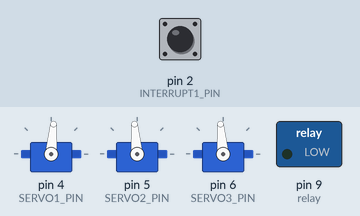
The sketch below on a simulated Arduino Uno, built with avr-gcc and run on an emulated ATmega328P. On the bench: 3 × servo, switched loads named in the sketch (green lamp = pin HIGH). Inputs (shaded band) come from the test bench; at power-on: pin 2 (INTERRUPT1_PIN) LOW. The sensor or clock chip raises its interrupt line as the real part does.

Above: at 0.7 s.
Timing chart, 0 to 2.2 s (numbered marks = the images above):
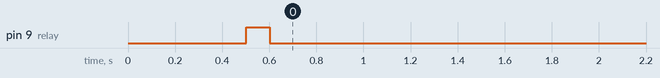

The sketch:

full_test.ino
```cpp
#include "I2Cdev.h"
#include <Servo.h>
#include "MPU6050_6Axis_MotionApps20.h"

#if  I2CDEV_IMPLEMENTATION == I2CDEV_ARDUINO_WIRE
    #include "Wire.h"
#endif


MPU6050 mpu1(0x68);
MPU6050 mpu2(0x69);

#define OUTPUT_READABLE_YAWPITCHROLL
#define OUTPUT_READABLE_REALACCEL
#define OUTPUT_READABLE_WORLDACCEL

#define INTERRUPT1_PIN 2
#define LED_PIN 13
#define SERVO1_PIN 4
#define SERVO2_PIN 5
#define SERVO3_PIN 6

bool blinkState = false;

bool dmp1Ready = false;
uint8_t mpu1IntStatus;
uint8_t dev1Status;
uint16_t packet1Size;
uint16_t fifo1Count;
uint8_t fifo1Buffer[64];

Servo servo1;
Servo servo2;
Servo servo3;

Quaternion q;
VectorInt16 aa;
VectorInt16 aaReal;
VectorInt16 aaWorld;
VectorFloat gravity;
float euler[3];
float ypr[3];
float servo1init = 85;
float servo2init = 95;
float servo3init = 95;
float ang = 60;

uint8_t teapotPacket[14] = { '$', 0x02, 0,0, 0,0, 0,0, 0,0, 0x00, 0x00, '\r', '\n' };

int relay = 9;
bool launched = false;
bool unsafe = false;
bool completed = false;

volatile bool mpu1Interrupt = false;     // indicates whether MPU interrupt pin has gone high
void dmp1DataReady() {
    mpu1Interrupt = true;
}


void setup() {
  // put your setup code here, to run once:

  #if I2CDEV_IMPLEMENTATION == I2CDEV_ARDUINO_WIRE
      Wire.begin();
      Wire.setClock(400000); // 400kHz I2C clock. Comment this line if having compilation difficulties
  #elif I2CDEV_IMPLEMENTATION == I2CDEV_BUILTIN_FASTWIRE
      Fastwire::setup(400, true);
  #endif

  mpu1.initialize();
  pinMode(INTERRUPT1_PIN, INPUT);

  Serial.println(F("Testing device connections..."));
  Serial.println(mpu1.testConnection() ? F("MPU1 connection successful") : F("MPU1 connection failed"));

  Serial.println(F("\nSend any character to begin DMP programming and demo: "));

  Serial.println(F("Initializing MPU1 DMP..."));
  dev1Status = mpu1.dmpInitialize();

  if (dev1Status == 0) {
    mpu1.CalibrateAccel(6);
    mpu1.CalibrateGyro(6);
    mpu1.PrintActiveOffsets();
    Serial.println(F("Enabling DMP..."));
    mpu1.setDMPEnabled(true);

    Serial.print(F("Enabling interrupt detection (Arduino external interrupt "));
    Serial.print(digitalPinToInterrupt(INTERRUPT1_PIN));
    Serial.println(F(")..."));
    attachInterrupt(digitalPinToInterrupt(INTERRUPT1_PIN), dmp1DataReady, RISING);
    mpu1IntStatus = mpu1.getIntStatus();

    Serial.println(F("DMP ready! Waiting for first interrupt..."));
    dmp1Ready = true;
  } else {
      // ERROR!
      // 1 = initial memory load failed
      // 2 = DMP configuration updates failed
      // (if it's going to break, usually the code will be 1)
      Serial.print(F("DMP Initialization failed (code "));
      Serial.print(dev1Status);
      Serial.println(F(")"));
  }
  pinMode(relay, OUTPUT);
  digitalWrite(relay, HIGH);
  servo1.attach(SERVO1_PIN);
  servo2.attach(SERVO2_PIN);
  servo3.attach(SERVO3_PIN);
  servo1.write(servo1init);
  servo2.write(servo2init);
  servo3.write(servo3init);
  delay(100);
  digitalWrite(relay, LOW);


}

void loop() {
  // put your main code here, to run repeatedly:
  if (!launched) {

  }
}
```
